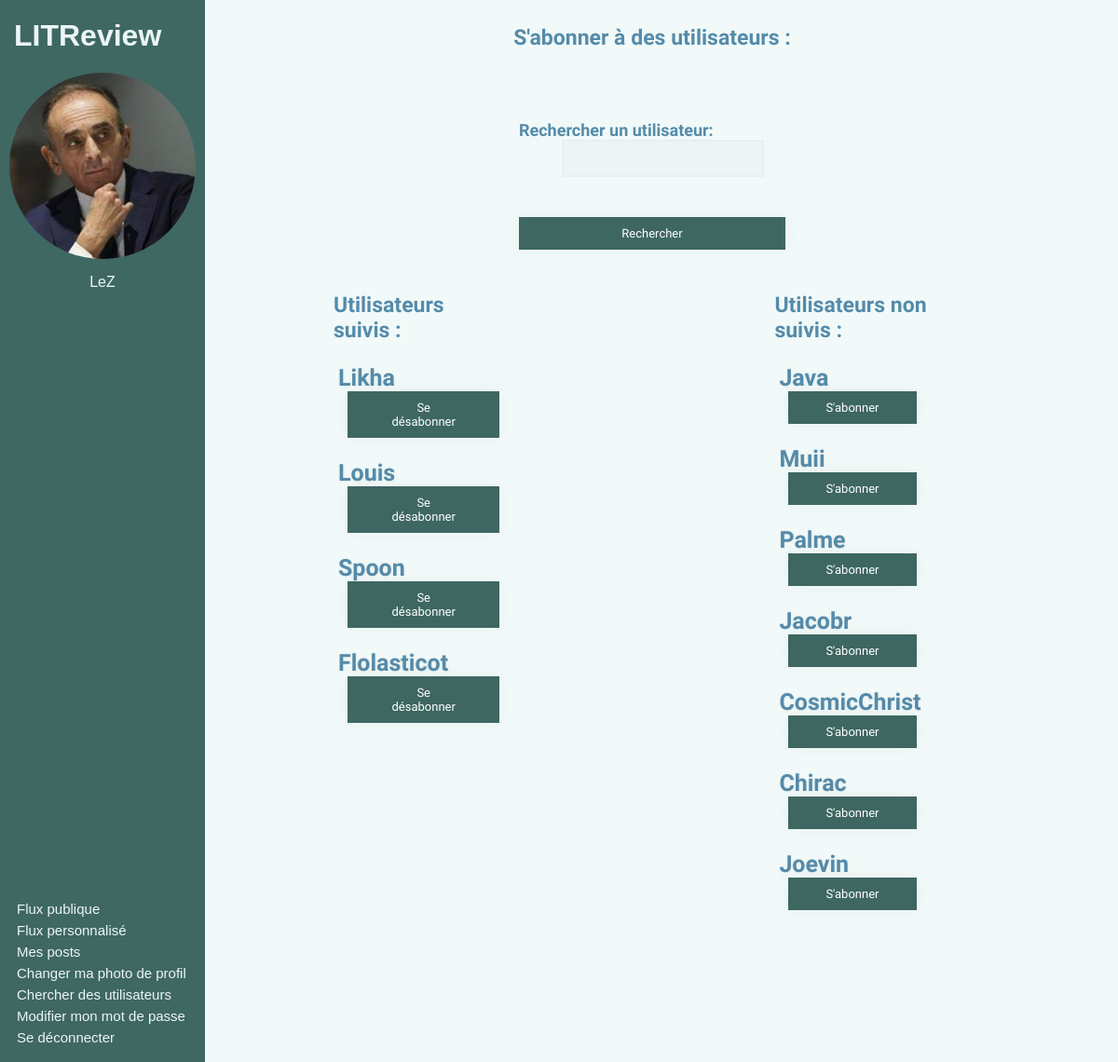
The page /search-users/follow/0/ (signed in) on the database its author committed.
### authentication/models.py (models this page shows, shortened)
class User(AbstractUser):
    profile_picture = models.ImageField(
        verbose_name='image', null=True, blank=True)
    followed_users = models.ManyToManyField(
        settings.AUTH_USER_MODEL, through='UserFollow', symmetrical=False)
    IMAGE_MAX_SIZE = (500, 500)

### authentication/views.py (the view, shortened to what this page needs)
class FollowUser(LoginRequiredMixin, View):
    form = forms.SearchUser()
    def get(self, request, follow_unfollow, user_id):
        users = self.get_users(request)
        return render(
            request,
            'authentication/follow_users.html',
            context={
                'followed_users': users[0],
                'not_followed_users': users[1],
                'form': self.form
            }
        )
    def get_users(self, request, filter=None):
        if filter:
            followed_users = request.user.followed_users.filter(
                username__contains=filter)
            all_users = models.User.objects.filter(
                username__contains=filter).exclude(username=request.user)
        else:
            followed_users = request.user.followed_users.all()
            all_users = models.User.objects.all().exclude(
                username=request.user)
        not_followed_users = all_users.difference(followed_users)
        return (followed_users, not_followed_users)

### authentication/forms.py
class SearchUser(forms.Form):
    rechercher_un_utilisateur = forms.CharField(max_length=50, required=False)

### authentication/templates/authentication/follow_users.html (shortened to what this page needs)
{% extends 'base.html' %}
{% block content %}
    <h2>S'abonner à des utilisateurs :</h2>
    <form method="post">
        {{ form.as_p }}
        <button type="submit">Rechercher</button>
    </form>
    <div id="users_list_global">
        <div class="users_list">
            <h3>Utilisateurs suivis :</h3>
            {% for followed_user in followed_users %}
            <div class="user_follow">
                <a href="{% url 'flux-user' followed_user.id %}"><h6 class="follow_username">{{ followed_user.username }}</h6></a>
                <a href="{% url 'follow-user' 'unfollow' followed_user.id %}"><button>Se désabonner</button></a>
            </div>
        {% endfor %}
        </div>
        <div class="users_list">
            <h3>Utilisateurs non suivis :</h3>
            {% for not_followed_user in not_followed_users %}
            <div class="user_follow">
                <a href="{% url 'flux-user' not_followed_user.id %}"><h6 class="follow_username">{{ not_followed_user.username }}</h6></a>
                <a href="{% url 'follow-user' 'follow' not_followed_user.id %}"><button>S'abonner</button></a>
            </div>
        {% endfor %}
        </div>
    </div>
{% endblock content %}

### templates/base.html (shortened to what this page needs)
{% load static %}
<html>
    <head>
        <link rel="stylesheet" href="{% static 'style.css' %}">
    </head>
    <body>
        <header>
            <div id="top_left">
                <a href="{% url 'flux' %}" id='header_title'><h1>LITReview</h1></a>
                {% if user.is_authenticated %}
                <div class="profile_infos">
                        <a href="{% url 'flux-self' %}">
                            <div id="user_icon">
                                {% if user.profile_picture %}
                                    <img class="avatar" src='{{ user.profile_picture.url }}'>
                                {% else %}
                                    <img class="avatar" src="{% static 'images/default_profile.jpg'%}">
                                {% endif %}
                                    <p id='username'>{{ user.username }}</p>
                            </div>
                        </a>
                </div>
            </div>
                <div id='navigation'>
                    <ul id='list_header'>
                        <li class='puces_header'><a href="{% url 'flux' %}">Flux publique</a></li>
                        <li class='puces_header'><a href="{% url 'flux-perso' %}">Flux personnalisé</a></li>
                        <li class='puces_header'><a href="{% url 'flux-self' %}">Mes posts</a></li>
                        <li class='puces_header'><a href="{% url 'profile-picture-change' %}">Changer ma photo de profil</a></li>
                        <li class='puces_header'><a href="{% url 'follow-user' 'follow' 0 %}">Chercher des utilisateurs</a></li>
                        <li class='puces_header'><a href="{% url 'password-change' %}">Modifier mon mot de passe</a></li>
                        <li class='puces_header'><a href="{% url 'logout' %}">Se déconnecter</a></li>
                    </ul>
                </div>
                {% endif %}
        </header>
        <main>
            {% block content %}{% endblock content %}
        </main>
    </body>
</html>

### static/style.css (style rules this page uses)
header { background: rgba(36, 82, 76, 0.87); color: #f1f1f1; height: 100%; width: 200px; position: fixed; z-index: 1; top: 0; left: 0; overflow-x: hidden; padding-top: 15px; padding-left: 10px; padding-right: 10px; display: flex; flex-direction: column; justify-content: space-between; }
#header_title { padding-bottom: 3px; color: #ebf6f6; }
#header_title h1 { margin: 0px; }
.avatar { border-radius: 50%; max-width: 200px; max-height: 200px; margin-left: 0px; width: auto; height: auto; }
#user_icon { display: flex; flex-direction: column; justify-content: space-around; }
#username { text-align: center; }
#top_left { display: flex; flex-direction: column; justify-content: space-around; }
.puces_header { list-style-type: none; padding: 3px; }
#navigation { margin-right: auto; margin-bottom: 30px; align-self: flex-end; display: block; }
main { padding-left: 200px; display: flex; flex-direction: column; align-items: center; }
#list_header { padding: 0px; }
.profile_infos { align-self: flex-start; }
body { background-color: #f1faf9; font-family: 'Ubuntu', sans-serif; }
ul { list-style-type: none; color: #558baa; font-family: 'Ubuntu', sans-serif; font-size: 15px; margin: auto; }
label, h6, h5, h4, h3, h2 { color: #558baa; font-family: 'Varela Round', sans-serif; font-weight: bold; font-size: 23px; }
h3 { margin: auto; }
.follow_username { font-size: 25; margin: 0px; padding: 0px; }
label { padding-top: 40px; font-size: 18px; }
input, #id_description, #id_body { width: 76%; color: rgb(38, 50, 56); font-weight: 700; font-size: 14px; letter-spacing: 1px; background: rgba(136, 126, 126, 0.04); padding: 10px 20px; border: none; outline: none; box-sizing: border-box; border: 2px solid rgba(0, 0, 0, 0.02); margin-bottom: 50px; margin-left: 46px; text-align: center; margin-bottom: 27px; font-family: 'Ubuntu', sans-serif; }
form { display: flex; flex-direction: column; }
button { cursor: pointer; background: rgba(36, 82, 76, 0.87); color: #fff; border: 0; padding-left: 40px; padding-right: 40px; padding-bottom: 10px; padding-top: 10px; font-family: 'Ubuntu', sans-serif; font-size: 13px; box-shadow: 0 0 20px 1px rgba(0, 0, 0, 0.04); color: #566b6a; }
a { text-shadow: 0px 0px 3px rgba(117, 117, 117, 0.12); color: #ebf6f6; text-decoration: none; padding: 5px; }
form p { display: flex; flex-direction: column; align-items: flex-start; }
form label { margin-left: Opx; }
button { color: white; font-family: 'Varela Round', sans-serif; }
#users_list_global { display: flex; flex-direction: row; justify-content: space-between; }
.users_list { margin: 150px; margin-top: 30px; }
.user_follow { margin: 5px; }

### rows shown on the page
User: profile_picture (picture), username "LeZ"
User: username "Likha"
User: username "Louis"
User: username "Spoon"
User: username "Flolasticot"
User: username "Java"
User: username "Muii"
User: username "Palme"
User: username "Jacobr"
User: username "CosmicChrist"
User: username "Chirac"
User: username "Joevin"
